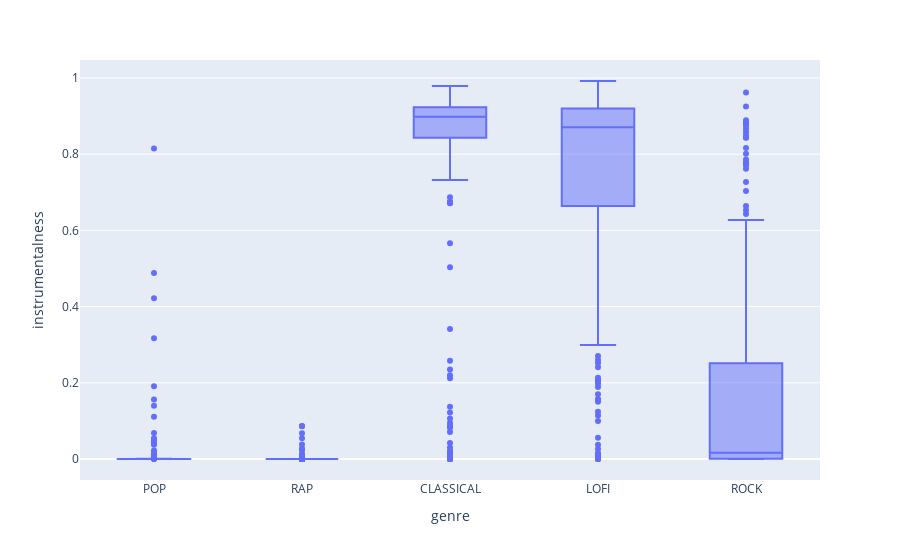

Write notebook code for a chart like this one.
### Markdown cell above
instrumentalness

### Code cell
px.box(genre_df, x='genre', y='instrumentalness')

### Figure 1 — Plotly figure (JSON) as saved in the notebook; plotly's stock layout.template omitted (floating-point values rounded to 4 significant figures; data arrays with more than 128 entries replaced by an {"elided": "..."} marker saying what was removed)
{"data": [{"alignmentgroup": "True", "hovertemplate": "genre=%{x}<br>instrumentalness=%{y}<extra></extra>", "legendgroup": "", "marker": {"color": "#636efa"}, "name": "", "notched": false, "offsetgroup": "", "orientation": "v", "showlegend": false, "type": "box", "x": {"elided": "1363 str values"}, "x0": " ", "xaxis": "x", "y": {"elided": "1363 float values"}, "y0": " ", "yaxis": "y"}], "layout": {"boxmode": "group", "legend": {"tracegroupgap": 0}, "margin": {"t": 60}, "xaxis": {"anchor": "y", "domain": [0, 1], "title": {"text": "genre"}}, "yaxis": {"anchor": "x", "domain": [0, 1], "title": {"text": "instrumentalness"}}}}
